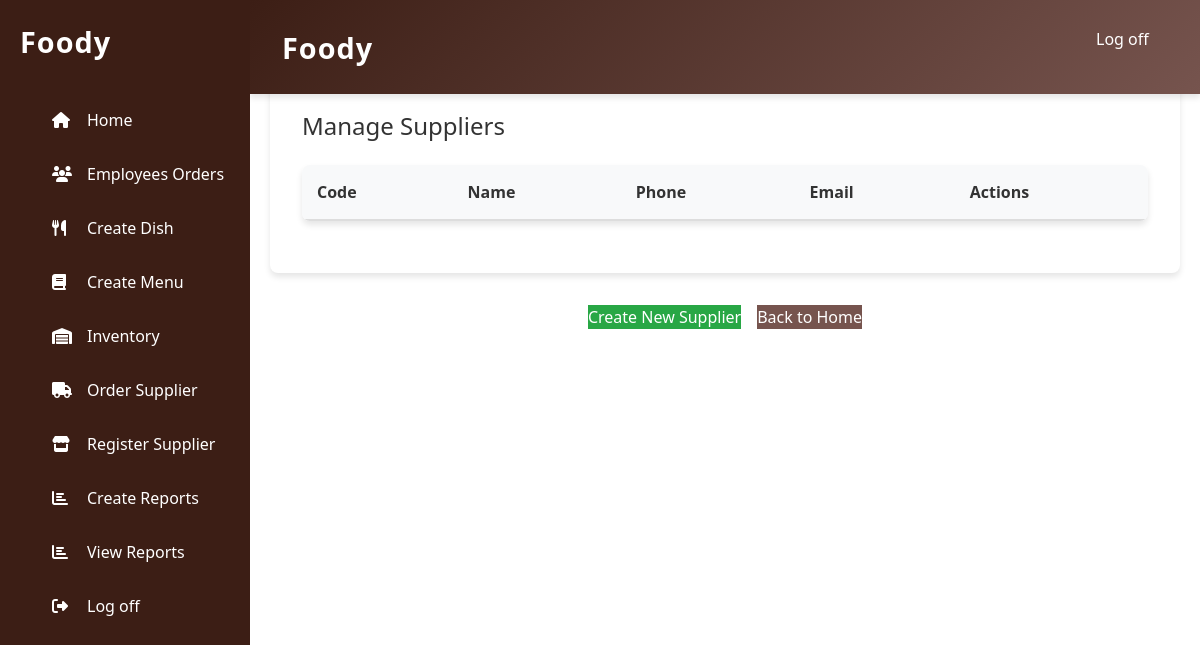
Before: /DiningRoomManager/viewSuppliers.php with the older database file.
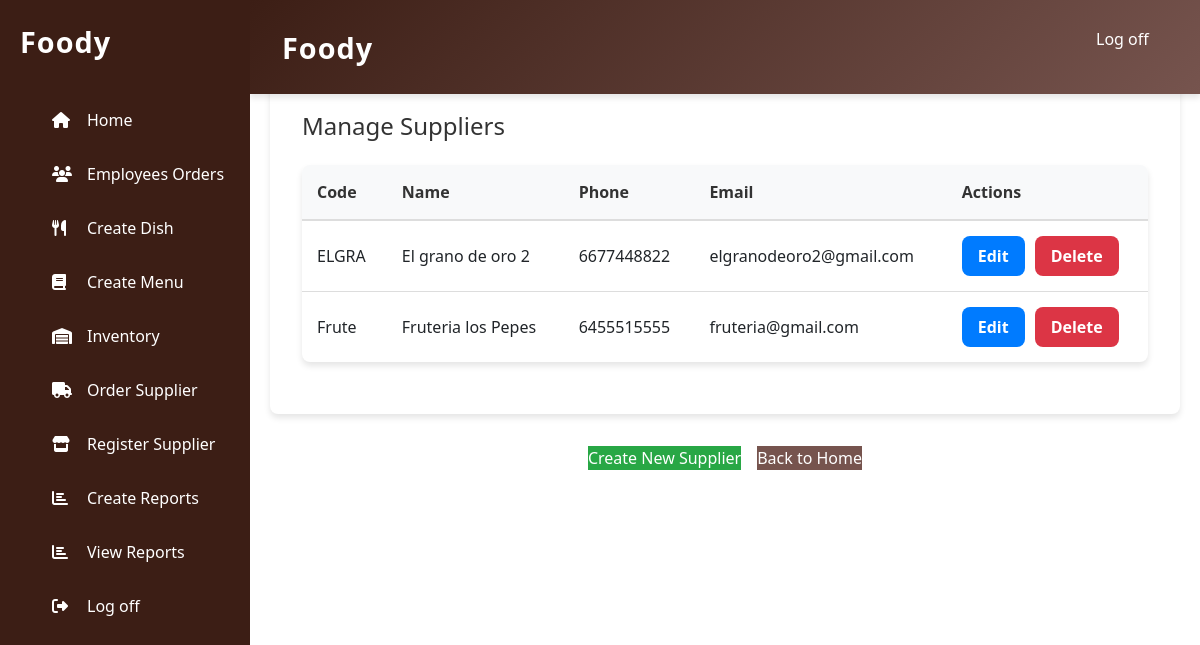
After: the same page with the newer database file.
### tables this page shows
CREATE TABLE `supplier` (
  `code` varchar(7) NOT NULL,
  `name` varchar(25) NOT NULL,
  `tel` varchar(10) DEFAULT NULL,
  `email` varchar(30) DEFAULT NULL,
  PRIMARY KEY (`code`),
  UNIQUE KEY `email` (`email`)
);

### DiningRoomManager/viewSuppliers.php (the view, shortened to what this page needs)
<?php
global $conn;
$query = "SELECT * FROM supplier ORDER BY code";
$suppliers = $conn->query($query);
?>
<!DOCTYPE html>
<html lang="es">
<head>
    <link rel="stylesheet" href="/css/DiningRoMCSS/viewSupplier.css">
    <link rel="stylesheet" href="../css/static/css/bootstrap.min.css">
</head>
<body>
<header>
        <div class="menu">
            <a href="homeDiningRoom.php" class="logo">Foody</a>
            <nav class="navbar">
                <ul>
                    <li><a href="../index.php">Log off</a></li>
                </ul>
            </nav>
        </div>
    </header>
    <aside class="sidebar">
        <a href="homeDiningRoom.php" class="logo">Foody</a>
        <nav class="sidebar-nav">
            <ul>
            <li><a href="homeDiningRoom.php"><i class="fas fa-home"></i>Home</a></li>
            <li><a href="viewOrderEmplo.php"><i class="fas fa-users"></i>Employees Orders</a></li>
                <li><a href="createDish.php"><i class="fas fa-utensils"></i>Create Dish</a></li>
                <li><a href="createmenu.php"><i class="fas fa-book"></i>Create Menu</a></li>
                <li><a href="inventoryIngredients.php"><i class="fas fa-warehouse"></i>Inventory</a></li>
                <li><a href="orderSupplier.php"><i class="fas fa-truck"></i>Order Supplier</a></li>
                <li><a href="createSupplier.php"><i class="fas fa-store"></i>Register Supplier</a></li>
                <li><a href="createReport.php"><i class="fas fa-chart-bar"></i>Create Reports</a></li>
                <li><a href="reports.php"><i class="fas fa-chart-bar"></i>View Reports</a></li>
                <li><a href="../index.php"><i class="fas fa-sign-out-alt"></i>Log off</a></li>
            </ul>
        </nav>
    </aside>
    <section class="create-menu-container">
        <h2>Manage Suppliers</h2>
        <table class="suppliers-table">
            <thead>
                <tr>
                    <th>Code</th>
                    <th>Name</th>
                    <th>Phone</th>
                    <th>Email</th>
                    <th>Actions</th>
                </tr>
            </thead>
            <tbody>
                <?php while ($supplier = $suppliers->fetch_assoc()): ?>
                    <tr>
                        <td><?php echo htmlspecialchars($supplier['code']); ?></td>
                        <td><?php echo htmlspecialchars($supplier['name']); ?></td>
                        <td><?php echo htmlspecialchars($supplier['tel'] ?? 'N/A'); ?></td>
                        <td><?php echo htmlspecialchars($supplier['email'] ?? 'N/A'); ?></td>
                        <td class="action-buttons">
                            <button class="btn-edit" onclick="editSupplier('<?php echo $supplier['code']; ?>',
                                '<?php echo htmlspecialchars($supplier['name']); ?>',
                                '<?php echo htmlspecialchars($supplier['tel'] ?? ''); ?>',
                                '<?php echo htmlspecialchars($supplier['email'] ?? ''); ?>')">
                                Edit
                            </button>
                            <form method="POST" style="display: inline;">
                                <button type="submit" name="delete_supplier" class="btn-delete"
                                        onclick="return confirm('Are you sure you want to delete this supplier?')">
                                    Delete
                                </button>
                            </form>
                        </td>
                    </tr>
                <?php endwhile; ?>
            </tbody>
        </table>
    </section>
    <div class="buttons">
        <a href="createSupplier.php" class="btn-create">Create New Supplier</a>
        <a href="homeDiningRoom.php" class="btn-home">Back to Home</a>
    </div>
</body>
</html>

Changed rows visible on the page:
added supplier: code "ELGRA", name "El grano de oro 2", tel "6677448822", email "elgranodeoro2@gmail.com"
added supplier: code "Frute", name "Fruteria los Pepes", tel "6455515555", email "fruteria@gmail.com"
